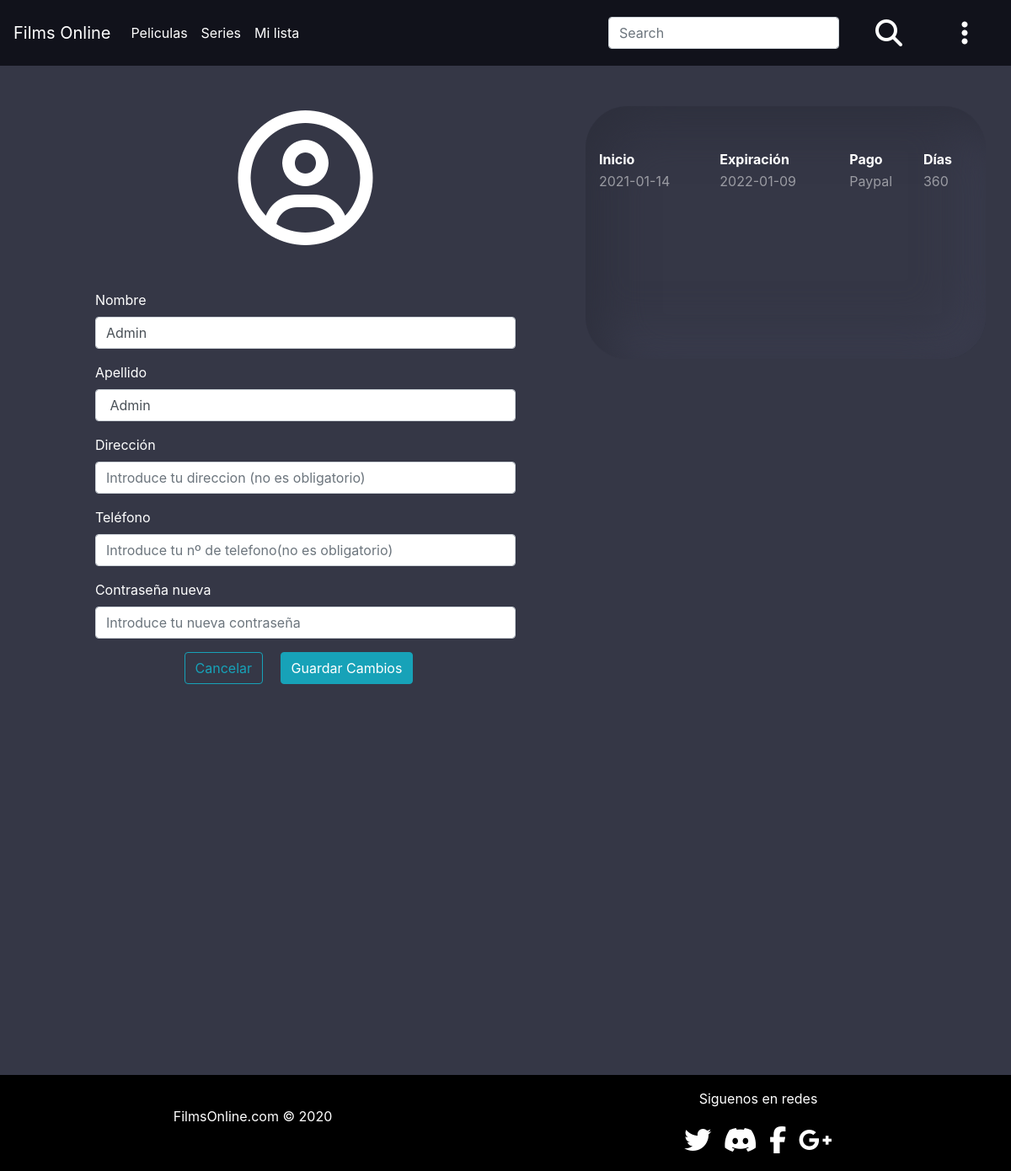
The app's page /php/editarUsers.php (signed in) with its own data.
### tables this page shows
CREATE TABLE `usuarios` (
  `idUsuario` int(11) NOT NULL,
  `nombreUsuario` varchar(50) NOT NULL,
  `apellidoUsuario` varchar(100) NOT NULL,
  `email` varchar(250) NOT NULL,
  `hashpass` varchar(250) NOT NULL,
  `direccion` varchar(150) DEFAULT NULL,
  `telefono` int(9) DEFAULT NULL,
  `nivel` int(1) NOT NULL
);

CREATE TABLE `facturacion` (
  `idFacturacion` int(11) NOT NULL,
  `fechaFacturacion` date NOT NULL,
  `fechaExpiracion` date NOT NULL,
  `idUsuario` int(11) NOT NULL,
  `idPrecios` int(11) NOT NULL,
  `nombreFacturacion` varchar(200) NOT NULL,
  `tipo` varchar(10) NOT NULL
);

CREATE TABLE `precios` (
  `idPrecios` int(11) NOT NULL,
  `tipo` int(11) NOT NULL,
  `precio` float NOT NULL
);

### php/editarUsers.php (the view, shortened to what this page needs)
<!DOCTYPE html>
<html>
  <head>
    <link rel="stylesheet" href="../css/navbar.css" />
    <link rel="stylesheet" href="../css/catalogo.css" />
    <link rel="stylesheet" href="../css/footer.css" />
    <link
      rel="stylesheet"
      href="https://stackpath.bootstrapcdn.com/bootstrap/4.5.0/css/bootstrap.min.css"
    />
    <link
      rel="stylesheet"
      href="https://cdnjs.cloudflare.com/ajax/libs/animate.css/4.1.1/animate.min.css"
    />
  </head>
  <body style="background-color: #353746;color: white;">
    <?php
      include 'header.php';
      $conexion=mysqli_connect('localhost', 'root', '', 'films_online');
        mysqli_set_charset($conexion, 'UTF8');
        $consulta="SELECT nombreUsuario,apellidoUsuario,direccion,telefono FROM usuarios WHERE idUsuario='".$_COOKIE["Id"]."' and email='".$_COOKIE["Usuario"]."'";
        $resultado=mysqli_query($conexion,$consulta);
        while($fila=mysqli_fetch_row($resultado)){
            $nombreUsuaurio=$fila[0];
            $apellidoUsuario=$fila[1];
            $direccion=$fila[2];
            if($direccion=="Null"){
              $direccion="";
            }
            $telefono=$fila[3];
            if($telefono=="Null" || $telefono==0){
              $telefono="";
            }
        }
    ?>
    <div class="container" style="min-height: 1150px" >
      <div class="row" >
        <div class="col-md-7 col-12">
          <div class="col-10 offset-1 mt-5 mb-5" >
            <div class="user-icon text-center" >
              <i class="far fa-user-circle fa-10x"></i>
            </div>
          </div>
          <div class="col-10 offset-1 mt-5">
            <form action="ModificarUsuario.php" method="POST">
            <div class="form-group">
              <label for="AddName">Nombre</label>
              <input type="text" class="form-control" id="AddName" name="AddName" placeholder="Introduce tu nombre" value="<?php echo $nombreUsuaurio ?>">
            </div>
            <div class="form-group">
              <label for="AddLastName">Apellido</label>
              <input type="text" class="form-control" id="AddLastName" name="AddLastName" placeholder="Introduce tu Apellido" value="<?php echo $apellidoUsuario ?>">
            </div>
            <div class="form-group">
              <label for="AddDirection">Dirección</label>
              <input type="text" class="form-control" id="AddDirection" name="AddDirection" placeholder="Introduce tu direccion (no es obligatorio)" value="<?php echo $direccion ?>">
            </div>
            <div class="form-group">
              <label for="AddTelf">Teléfono</label>
              <input type="tel" class="form-control" id="AddTelf" name="AddTelf" placeholder="Introduce tu nº de telefono(no es obligatorio)" value="<?php echo $telefono ?>">
            </div>
            <div class="form-group">
              <label for="AddPassword">Contraseña nueva</label>
              <input type="password" class="form-control" id="AddPassword" name="AddPassword" placeholder="Introduce tu nueva contraseña">
            </div>
          </div>
          <div class="col-10 offset-1 text-center mb-5">
            <div type="button" class="btn btn-outline-info mr-3" onclick="window.location.href='../php/Catalogo.php'">
              Cancelar
            </div >
            <input type="submit" class="btn btn-info mr-3" name="submit" value="Guardar Cambios"/>
          </div>
        </div>
        <div class="col-md-5 col-12 facturas mt-5" >
          <div class="scroll">
            <table style="width: 100%;">
              <thead class="font-weight-bold">
                <tr>
                  <th>Inicio</th>
                  <th>Expiración</th>
                  <th>Pago</th>
                  <th>Días</th>
                </tr>
              </thead>
              <tbody>
                <?php
                  $conexion=mysqli_connect('localhost', 'root', '', 'films_online');
                  mysqli_set_charset($conexion, 'UTF8');
                  $consulta="SELECT f.fechaFacturacion,f.fechaExpiracion,f.tipo,p.tipo FROM facturacion f,precios p WHERE f.idPrecios=p.idPrecios and idUsuario='".$_COOKIE["Id"]."'";
                  $resultado=mysqli_query($conexion,$consulta);
                  while($fila=mysqli_fetch_row($resultado)){
                      $fechaFacturacion=$fila[0];
                      $fechaExpiracion=$fila[1];
                      $tipo=$fila[2];
                      $duracion=$fila[3];
                      echo "<tr class='text-white-50'>";
                      echo "<td>".$fechaFacturacion."</td>";
                      echo "<td>".$fechaExpiracion."</td>";
                      echo "<td>".$tipo."</td>";
                      echo "<td>".$duracion."</td>";
                  }
                ?>
              </tbody>
            </table>
          </div>
        </div>
      </div>
    </div>
  </body>
</html>

### css/catalogo.css (style rules this page uses)
body { background-color: #353746; color: white; overflow-x: hidden; }
.btn { border: none; }
.facturas { height: 300px; padding-top: 50px; padding-bottom: 0px; border-radius: 50px; background: #353746; box-shadow: inset 20px 20px 60px #2d2f3c, inset -20px -20px 60px #3d3f51; }
.scroll { height: 200px; overflow: auto; }

### css/footer.css (style rules this page uses)
.footer { display: flex; flex-direction: row; text-align: center; align-items: center; background-color: black; bottom: 0; width: 100%; color: white; }
.footer-part { width: 50%; }
i { padding: 5px; }

### records on screen
usuarios: AddName "Admin", AddLastName "Admin"
facturacion: fechaFacturacion "2021-01-14", fechaExpiracion "2022-01-09", tipo "Paypal", idPrecios.tipo "360"
